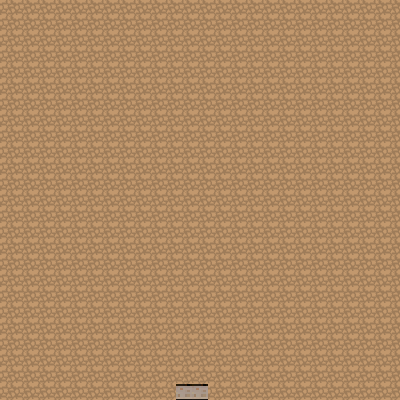

This is a level from a 2D game, rendered from its Tiled map with the project's own tilesets. A one-line summary and the complete map file follow:
An orthogonal 25x25 tile map with 16x16 px tiles, 1 tile layer (floor), 2 tilesets and 2 objects (iut_exit, spawn_IUT).

<map version="1.10" tiledversion="1.10.2" orientation="orthogonal" renderorder="right-down" width="25" height="25" tilewidth="16" tileheight="16" infinite="0" nextlayerid="3" nextobjectid="3">
 <tileset firstgid="1" source="nature.tsx" />
 <tileset firstgid="721" source="iut2.tsx" />
 <layer id="1" name="floor" width="25" height="25">
  <data encoding="csv">
574,574,574,574,574,574,574,574,574,574,574,574,574,574,574,574,574,574,574,574,574,574,574,574,574,
574,574,574,574,574,574,574,574,574,574,574,574,574,574,574,574,574,574,574,574,574,574,574,574,574,
574,574,574,574,574,574,574,574,574,574,574,574,574,574,574,574,574,574,574,574,574,574,574,574,574,
574,574,574,574,574,574,574,574,574,574,574,574,574,574,574,574,574,574,574,574,574,574,574,574,574,
574,574,574,574,574,574,574,574,574,574,574,574,574,574,574,574,574,574,574,574,574,574,574,574,574,
574,574,574,574,574,574,574,574,574,574,574,574,574,574,574,574,574,574,574,574,574,574,574,574,574,
574,574,574,574,574,574,574,574,574,574,574,574,574,574,574,574,574,574,574,574,574,574,574,574,574,
574,574,574,574,574,574,574,574,574,574,574,574,574,574,574,574,574,574,574,574,574,574,574,574,574,
574,574,574,574,574,574,574,574,574,574,574,574,574,574,574,574,574,574,574,574,574,574,574,574,574,
574,574,574,574,574,574,574,574,574,574,574,574,574,574,574,574,574,574,574,574,574,574,574,574,574,
574,574,574,574,574,574,574,574,574,574,574,574,574,574,574,574,574,574,574,574,574,574,574,574,574,
574,574,574,574,574,574,574,574,574,574,574,574,574,574,574,574,574,574,574,574,574,574,574,574,574,
574,574,574,574,574,574,574,574,574,574,574,574,574,574,574,574,574,574,574,574,574,574,574,574,574,
574,574,574,574,574,574,574,574,574,574,574,574,574,574,574,574,574,574,574,574,574,574,574,574,574,
574,574,574,574,574,574,574,574,574,574,574,574,574,574,574,574,574,574,574,574,574,574,574,574,574,
574,574,574,574,574,574,574,574,574,574,574,574,574,574,574,574,574,574,574,574,574,574,574,574,574,
574,574,574,574,574,574,574,574,574,574,574,574,574,574,574,574,574,574,574,574,574,574,574,574,574,
574,574,574,574,574,574,574,574,574,574,574,574,574,574,574,574,574,574,574,574,574,574,574,574,574,
574,574,574,574,574,574,574,574,574,574,574,574,574,574,574,574,574,574,574,574,574,574,574,574,574,
574,574,574,574,574,574,574,574,574,574,574,574,574,574,574,574,574,574,574,574,574,574,574,574,574,
574,574,574,574,574,574,574,574,574,574,574,574,574,574,574,574,574,574,574,574,574,574,574,574,574,
574,574,574,574,574,574,574,574,574,574,574,574,574,574,574,574,574,574,574,574,574,574,574,574,574,
574,574,574,574,574,574,574,574,574,574,574,574,574,574,574,574,574,574,574,574,574,574,574,574,574,
574,574,574,574,574,574,574,574,574,574,574,574,574,574,574,574,574,574,574,574,574,574,574,574,574,
574,574,574,574,574,574,574,574,574,574,574,836,836,574,574,574,574,574,574,574,574,574,574,574,574
</data>
 </layer>
 <objectgroup id="2" name="Objects">
  <object id="1" name="iut_exit" x="175.933" y="384.483" width="31.6284" height="14.3316" />
  <object id="2" name="spawn_IUT" x="193.23" y="354.337">
   <point />
  </object>
 </objectgroup>
</map>
